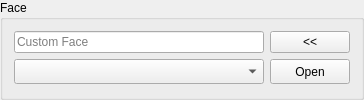
        <widget class="QGroupBox" name="groupBox_2">
         <property name="title">
          <string>Face</string>
         </property>
         <layout class="QGridLayout" name="gridLayout_2">
          <item row="1" column="0">
           <layout class="QHBoxLayout" name="horizontalLayout">
            <property name="topMargin">
             <number>0</number>
            </property>
            <item>
             <widget class="QComboBox" name="faceBox">
              <property name="sizePolicy">
               <sizepolicy hsizetype="Expanding" vsizetype="Fixed">
                <horstretch>0</horstretch>
                <verstretch>0</verstretch>
               </sizepolicy>
              </property>
              <property name="minimumSize">
               <size>
                <width>250</width>
                <height>25</height>
               </size>
              </property>
              <property name="maximumSize">
               <size>
                <width>1000</width>
                <height>350</height>
               </size>
              </property>
              <property name="sizeAdjustPolicy">
               <enum>QComboBox::AdjustToContents</enum>
              </property>
             </widget>
            </item>
            <item>
             <widget class="QPushButton" name="openFaceFile">
              <property name="minimumSize">
               <size>
                <width>25</width>
                <height>25</height>
               </size>
              </property>
              <property name="text">
               <string>Open</string>
              </property>
             </widget>
            </item>
           </layout>
          </item>
          <item row="0" column="0">
           <layout class="QHBoxLayout" name="horizontalLayout_5">
            <property name="topMargin">
             <number>0</number>
            </property>
            <item>
             <widget class="QLineEdit" name="custom_face">
              <property name="placeholderText">
               <string>Custom Face</string>
              </property>
             </widget>
            </item>
            <item>
             <widget class="QPushButton" name="populate_face_line">
              <property name="text">
               <string>&lt;&lt;</string>
              </property>
             </widget>
            </item>
           </layout>
          </item>
         </layout>
        </widget>
